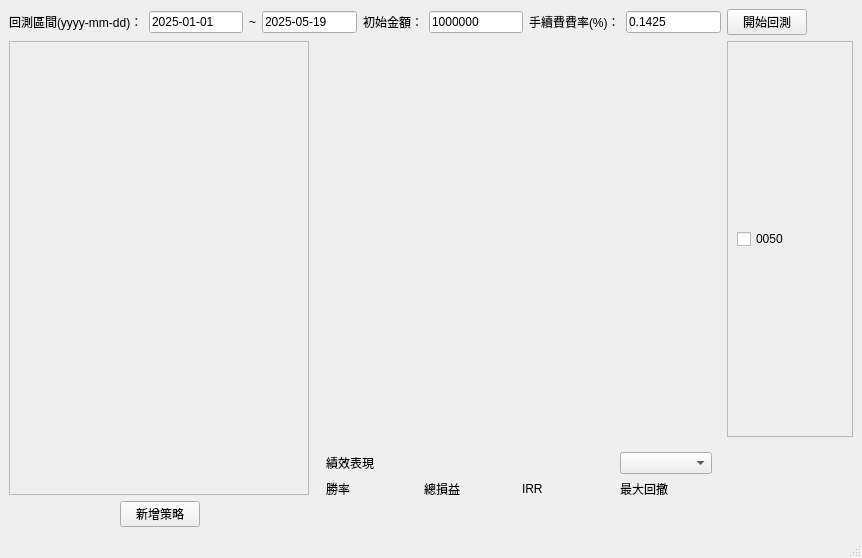
<?xml version="1.0" encoding="UTF-8"?>
<ui version="4.0">
 <class>MainWindow</class>
 <widget class="QMainWindow" name="MainWindow">
  <property name="geometry">
   <rect>
    <x>0</x>
    <y>0</y>
    <width>862</width>
    <height>558</height>
   </rect>
  </property>
  <property name="windowTitle">
   <string>MainWindow</string>
  </property>
  <widget class="QWidget" name="centralwidget">
   <layout class="QGridLayout" name="gridLayout">
    <item row="1" column="0">
     <layout class="QGridLayout" name="gridLayout_2" rowstretch="0,0,0,0" columnstretch="0,0,0,10,0,1">
      <item row="1" column="0" rowspan="2" colspan="3">
       <widget class="QScrollArea" name="strategyArea">
        <property name="sizePolicy">
         <sizepolicy hsizetype="Fixed" vsizetype="Expanding">
          <horstretch>0</horstretch>
          <verstretch>0</verstretch>
         </sizepolicy>
        </property>
        <property name="minimumSize">
         <size>
          <width>300</width>
          <height>0</height>
         </size>
        </property>
        <property name="widgetResizable">
         <bool>true</bool>
        </property>
        <property name="alignment">
         <set>Qt::AlignLeading|Qt::AlignLeft|Qt::AlignTop</set>
        </property>
        <widget class="QWidget" name="scrollAreaWidgetContents">
         <property name="geometry">
          <rect>
           <x>0</x>
           <y>0</y>
           <width>298</width>
           <height>434</height>
          </rect>
         </property>
         <property name="sizePolicy">
          <sizepolicy hsizetype="Expanding" vsizetype="Expanding">
           <horstretch>0</horstretch>
           <verstretch>0</verstretch>
          </sizepolicy>
         </property>
         <layout class="QVBoxLayout" name="verticalLayout">
          <property name="spacing">
           <number>0</number>
          </property>
          <property name="leftMargin">
           <number>9</number>
          </property>
          <property name="topMargin">
           <number>9</number>
          </property>
          <property name="rightMargin">
           <number>9</number>
          </property>
          <property name="bottomMargin">
           <number>9</number>
          </property>
         </layout>
        </widget>
       </widget>
      </item>
      <item row="2" column="3" rowspan="2">
       <widget class="QWidget" name="widget_2" native="true">
        <layout class="QGridLayout" name="gridLayout_3">
         <item row="1" column="1">
          <widget class="QLabel" name="label_7">
           <property name="sizePolicy">
            <sizepolicy hsizetype="Preferred" vsizetype="Fixed">
             <horstretch>0</horstretch>
             <verstretch>0</verstretch>
            </sizepolicy>
           </property>
           <property name="minimumSize">
            <size>
             <width>85</width>
             <height>16</height>
            </size>
           </property>
           <property name="text">
            <string>總損益</string>
           </property>
          </widget>
         </item>
         <item row="0" column="0">
          <widget class="QLabel" name="label_5">
           <property name="sizePolicy">
            <sizepolicy hsizetype="Preferred" vsizetype="Fixed">
             <horstretch>0</horstretch>
             <verstretch>0</verstretch>
            </sizepolicy>
           </property>
           <property name="minimumSize">
            <size>
             <width>85</width>
             <height>16</height>
            </size>
           </property>
           <property name="text">
            <string>績效表現</string>
           </property>
          </widget>
         </item>
         <item row="2" column="2">
          <widget class="QLabel" name="IRR">
           <property name="sizePolicy">
            <sizepolicy hsizetype="Preferred" vsizetype="Fixed">
             <horstretch>0</horstretch>
             <verstretch>0</verstretch>
            </sizepolicy>
           </property>
           <property name="text">
            <string/>
           </property>
          </widget>
         </item>
         <item row="1" column="0">
          <widget class="QLabel" name="label_6">
           <property name="sizePolicy">
            <sizepolicy hsizetype="Preferred" vsizetype="Fixed">
             <horstretch>0</horstretch>
             <verstretch>0</verstretch>
            </sizepolicy>
           </property>
           <property name="minimumSize">
            <size>
             <width>85</width>
             <height>16</height>
            </size>
           </property>
           <property name="text">
            <string>勝率</string>
           </property>
          </widget>
         </item>
         <item row="1" column="2">
          <widget class="QLabel" name="label_8">
           <property name="sizePolicy">
            <sizepolicy hsizetype="Preferred" vsizetype="Fixed">
             <horstretch>0</horstretch>
             <verstretch>0</verstretch>
            </sizepolicy>
           </property>
           <property name="minimumSize">
            <size>
             <width>85</width>
             <height>16</height>
            </size>
           </property>
           <property name="text">
            <string>IRR</string>
           </property>
          </widget>
         </item>
         <item row="0" column="3">
          <widget class="QComboBox" name="chooseStrategy">
           <property name="sizePolicy">
            <sizepolicy hsizetype="Preferred" vsizetype="Fixed">
             <horstretch>0</horstretch>
             <verstretch>0</verstretch>
            </sizepolicy>
           </property>
           <property name="minimumSize">
            <size>
             <width>85</width>
             <height>16</height>
            </size>
           </property>
          </widget>
         </item>
         <item row="2" column="3">
          <widget class="QLabel" name="maxDrawdown">
           <property name="sizePolicy">
            <sizepolicy hsizetype="Preferred" vsizetype="Fixed">
             <horstretch>0</horstretch>
             <verstretch>0</verstretch>
            </sizepolicy>
           </property>
           <property name="text">
            <string/>
           </property>
          </widget>
         </item>
         <item row="2" column="1">
          <widget class="QLabel" name="totalPnl">
           <property name="sizePolicy">
            <sizepolicy hsizetype="Preferred" vsizetype="Fixed">
             <horstretch>0</horstretch>
             <verstretch>0</verstretch>
            </sizepolicy>
           </property>
           <property name="text">
            <string/>
           </property>
          </widget>
         </item>
         <item row="2" column="0">
          <widget class="QLabel" name="winRate">
           <property name="sizePolicy">
            <sizepolicy hsizetype="Preferred" vsizetype="Fixed">
             <horstretch>0</horstretch>
             <verstretch>0</verstretch>
            </sizepolicy>
           </property>
           <property name="text">
            <string/>
           </property>
          </widget>
         </item>
         <item row="1" column="3">
          <widget class="QLabel" name="label_9">
           <property name="sizePolicy">
            <sizepolicy hsizetype="Preferred" vsizetype="Fixed">
             <horstretch>0</horstretch>
             <verstretch>0</verstretch>
            </sizepolicy>
           </property>
           <property name="minimumSize">
            <size>
             <width>85</width>
             <height>16</height>
            </size>
           </property>
           <property name="text">
            <string>最大回撤</string>
           </property>
          </widget>
         </item>
        </layout>
       </widget>
      </item>
      <item row="0" column="5">
       <spacer name="horizontalSpacer">
        <property name="orientation">
         <enum>Qt::Horizontal</enum>
        </property>
        <property name="sizeHint" stdset="0">
         <size>
          <width>40</width>
          <height>20</height>
         </size>
        </property>
       </spacer>
      </item>
      <item row="3" column="1">
       <widget class="QPushButton" name="addButton">
        <property name="sizePolicy">
         <sizepolicy hsizetype="Fixed" vsizetype="Fixed">
          <horstretch>0</horstretch>
          <verstretch>0</verstretch>
         </sizepolicy>
        </property>
        <property name="text">
         <string>新增策略</string>
        </property>
       </widget>
      </item>
      <item row="1" column="4" colspan="2">
       <widget class="QScrollArea" name="selectArea">
        <property name="sizePolicy">
         <sizepolicy hsizetype="Expanding" vsizetype="Expanding">
          <horstretch>0</horstretch>
          <verstretch>0</verstretch>
         </sizepolicy>
        </property>
        <property name="widgetResizable">
         <bool>true</bool>
        </property>
        <widget class="QWidget" name="scrollAreaWidgetContents_2">
         <property name="geometry">
          <rect>
           <x>0</x>
           <y>0</y>
           <width>120</width>
           <height>375</height>
          </rect>
         </property>
         <layout class="QVBoxLayout" name="verticalLayout_2">
          <item>
           <widget class="QCheckBox" name="standardTrend">
            <property name="text">
             <string>0050</string>
            </property>
           </widget>
          </item>
         </layout>
        </widget>
       </widget>
      </item>
      <item row="0" column="0" colspan="4">
       <layout class="QHBoxLayout" name="horizontalLayout_2">
        <item>
         <widget class="QLabel" name="label">
          <property name="sizePolicy">
           <sizepolicy hsizetype="Fixed" vsizetype="Fixed">
            <horstretch>0</horstretch>
            <verstretch>0</verstretch>
           </sizepolicy>
          </property>
          <property name="text">
           <string>回測區間(yyyy-mm-dd)：</string>
          </property>
         </widget>
        </item>
        <item>
         <widget class="QLineEdit" name="startTime">
          <property name="sizePolicy">
           <sizepolicy hsizetype="Preferred" vsizetype="Fixed">
            <horstretch>0</horstretch>
            <verstretch>0</verstretch>
           </sizepolicy>
          </property>
          <property name="minimumSize">
           <size>
            <width>85</width>
            <height>0</height>
           </size>
          </property>
          <property name="maximumSize">
           <size>
            <width>16777215</width>
            <height>16777215</height>
           </size>
          </property>
          <property name="text">
           <string>2025-01-01</string>
          </property>
         </widget>
        </item>
        <item>
         <widget class="QLabel" name="label_3">
          <property name="sizePolicy">
           <sizepolicy hsizetype="Fixed" vsizetype="Fixed">
            <horstretch>0</horstretch>
            <verstretch>0</verstretch>
           </sizepolicy>
          </property>
          <property name="text">
           <string>~</string>
          </property>
         </widget>
        </item>
        <item>
         <widget class="QLineEdit" name="endTime">
          <property name="sizePolicy">
           <sizepolicy hsizetype="Preferred" vsizetype="Fixed">
            <horstretch>0</horstretch>
            <verstretch>0</verstretch>
           </sizepolicy>
          </property>
          <property name="minimumSize">
           <size>
            <width>85</width>
            <height>0</height>
           </size>
          </property>
          <property name="maximumSize">
           <size>
            <width>16777215</width>
            <height>16777215</height>
           </size>
          </property>
          <property name="text">
           <string>2025-05-19</string>
          </property>
         </widget>
        </item>
        <item>
         <widget class="QLabel" name="label_2">
          <property name="sizePolicy">
           <sizepolicy hsizetype="Fixed" vsizetype="Fixed">
            <horstretch>0</horstretch>
            <verstretch>0</verstretch>
           </sizepolicy>
          </property>
          <property name="text">
           <string>初始金額：</string>
          </property>
         </widget>
        </item>
        <item>
         <widget class="QLineEdit" name="initialCash">
          <property name="sizePolicy">
           <sizepolicy hsizetype="Preferred" vsizetype="Fixed">
            <horstretch>0</horstretch>
            <verstretch>0</verstretch>
           </sizepolicy>
          </property>
          <property name="maximumSize">
           <size>
            <width>16777215</width>
            <height>16777215</height>
           </size>
          </property>
          <property name="text">
           <string>1000000</string>
          </property>
         </widget>
        </item>
        <item>
         <widget class="QLabel" name="label_4">
          <property name="sizePolicy">
           <sizepolicy hsizetype="Fixed" vsizetype="Fixed">
            <horstretch>0</horstretch>
            <verstretch>0</verstretch>
           </sizepolicy>
          </property>
          <property name="text">
           <string>手續費費率(%)：</string>
          </property>
         </widget>
        </item>
        <item>
         <widget class="QLineEdit" name="brokerFee">
          <property name="sizePolicy">
           <sizepolicy hsizetype="Preferred" vsizetype="Fixed">
            <horstretch>0</horstretch>
            <verstretch>0</verstretch>
           </sizepolicy>
          </property>
          <property name="maximumSize">
           <size>
            <width>16777215</width>
            <height>16777215</height>
           </size>
          </property>
          <property name="text">
           <string>0.1425</string>
          </property>
         </widget>
        </item>
       </layout>
      </item>
      <item row="0" column="4">
       <widget class="QPushButton" name="startButton">
        <property name="sizePolicy">
         <sizepolicy hsizetype="Fixed" vsizetype="Fixed">
          <horstretch>0</horstretch>
          <verstretch>0</verstretch>
         </sizepolicy>
        </property>
        <property name="text">
         <string>開始回測</string>
        </property>
       </widget>
      </item>
      <item row="3" column="0">
       <spacer name="horizontalSpacer_4">
        <property name="orientation">
         <enum>Qt::Horizontal</enum>
        </property>
        <property name="sizeType">
         <enum>QSizePolicy::Fixed</enum>
        </property>
        <property name="sizeHint" stdset="0">
         <size>
          <width>105</width>
          <height>20</height>
         </size>
        </property>
       </spacer>
      </item>
      <item row="3" column="2">
       <spacer name="horizontalSpacer_5">
        <property name="orientation">
         <enum>Qt::Horizontal</enum>
        </property>
        <property name="sizeType">
         <enum>QSizePolicy::Fixed</enum>
        </property>
        <property name="sizeHint" stdset="0">
         <size>
          <width>105</width>
          <height>20</height>
         </size>
        </property>
       </spacer>
      </item>
      <item row="1" column="3">
       <widget class="QWidget" name="plotWidget" native="true">
        <property name="sizePolicy">
         <sizepolicy hsizetype="Expanding" vsizetype="Preferred">
          <horstretch>0</horstretch>
          <verstretch>0</verstretch>
         </sizepolicy>
        </property>
       </widget>
      </item>
     </layout>
    </item>
   </layout>
  </widget>
  <widget class="QMenuBar" name="menubar">
   <property name="geometry">
    <rect>
     <x>0</x>
     <y>0</y>
     <width>862</width>
     <height>22</height>
    </rect>
   </property>
  </widget>
  <widget class="QStatusBar" name="statusbar"/>
 </widget>
 <resources/>
 <connections/>
</ui>
